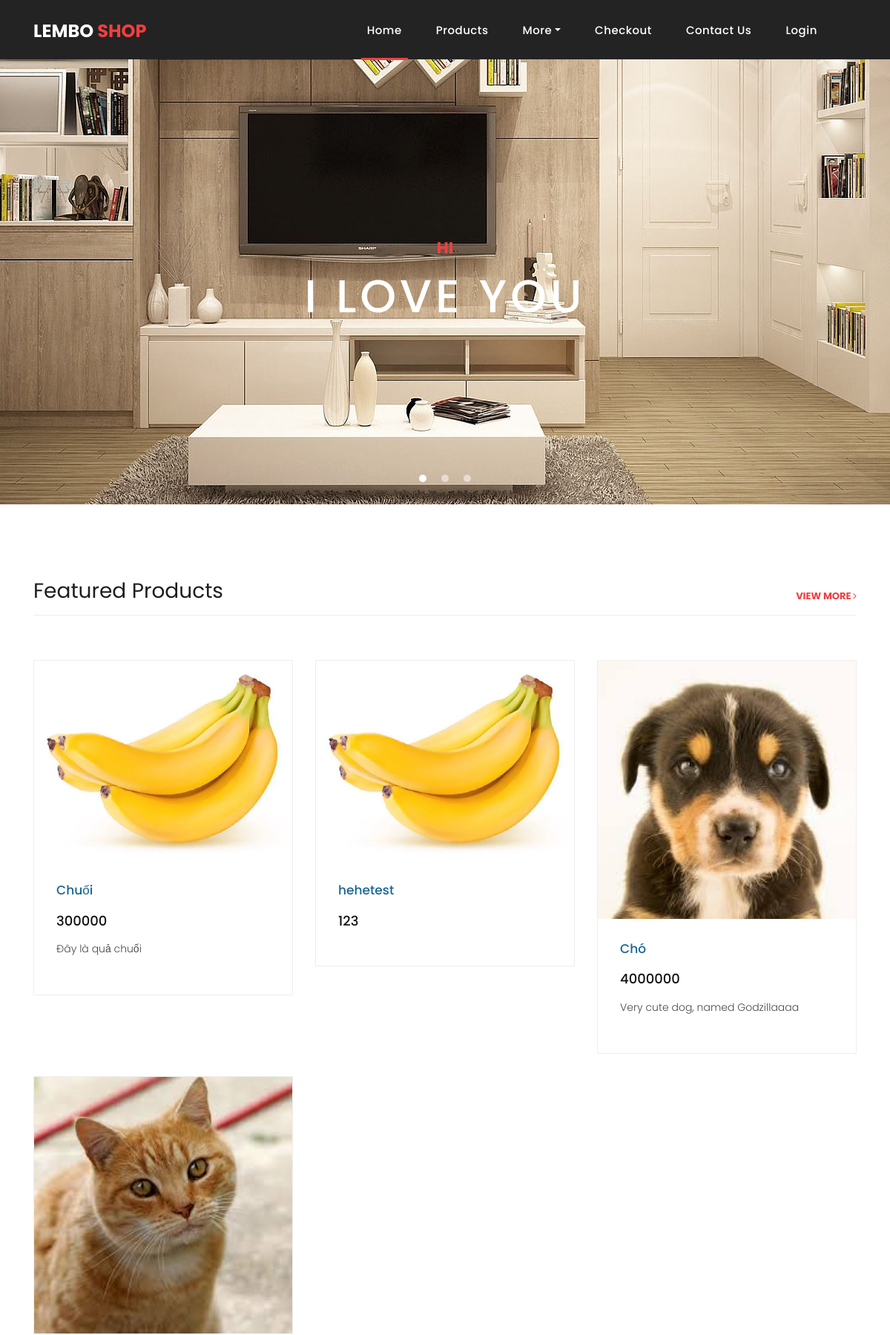
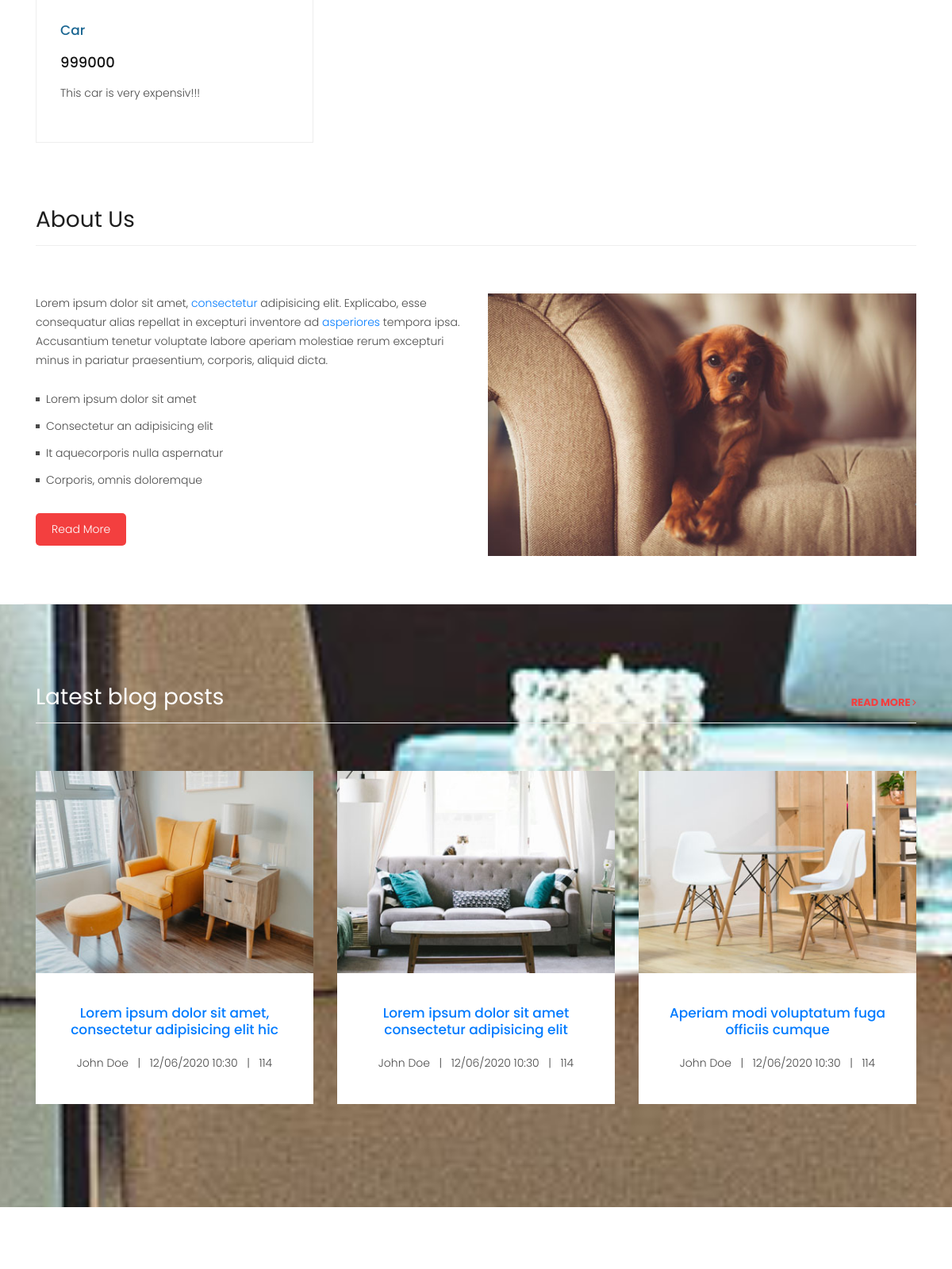
The page /user-end/shop.php (upper part) on the database its author committed (2 pictures, top to bottom).
### tables this page shows
CREATE TABLE `product` (
  `product_id` int(11) NOT NULL,
  `product_name` varchar(60) NOT NULL,
  `quantity` int(11) NOT NULL,
  `picture` varchar(60) NOT NULL,
  `category` varchar(60) NOT NULL,
  `date` date NOT NULL,
  `price` int(11) NOT NULL,
  `description` text NOT NULL
);

### controls.php (called while the page is built, shortened)
<?php
    include("connect.php");
    class tbl_product {
        public function select_all() {
            global $conn;
            $sql = "SELECT * FROM product";
            return mysqli_query($conn, $sql);
        }
    }

### user-end/shop.php (the view, shortened to what this page needs)
<!DOCTYPE html>
<html lang="en">
  <head>
    <link href="vendor/bootstrap/css/bootstrap.min.css" rel="stylesheet">
    <link rel="stylesheet" href="assets/css/fontawesome.css">
    <link rel="stylesheet" href="assets/css/style.css">
    <link rel="stylesheet" href="assets/css/owl.css">
  </head>
  <body>
    <header class="">
      <nav class="navbar navbar-expand-lg">
        <div class="container">
          <a class="navbar-brand" href="index.html"><h2>Lembo <em>Shop</em></h2></a>
          <div class="collapse navbar-collapse" id="navbarResponsive">
            <ul class="navbar-nav ml-auto">
                <li class="nav-item active">
                    <a class="nav-link" href="index.html">Home
                    </a>
                </li>
                <li class="nav-item"><a class="nav-link" href="products.html">Products</a></li>
                <li class="nav-item dropdown">
                    <a class="nav-link dropdown-toggle" data-toggle="dropdown" href="#" role="button" aria-haspopup="true" aria-expanded="false">More</a>
                </li>
                <li class="nav-item"><a class="nav-link" href="checkout.html">Checkout</a></li>
                <li class="nav-item"><a class="nav-link" href="contact.php">Contact Us</a></li>
                <li class="nav-item">
                  <?php
                    if(!empty($_SESSION["username"])) {
                      echo "<p style='color: white; margin: 0;'> Hello " . $_SESSION["username"] . "</p>";
                      echo "<a class='nav-link' href='logout.php'>Logout</a>";
                    } else {
                      echo "<a class='nav-link' href='login.php'>Login</a>";
                    }
                  ?>
                </li>
            </ul>
          </div>
        </div>
      </nav>
    </header>
    <div class="banner header-text">
      <div class="owl-banner owl-carousel">
        <div class="banner-item-01">
          <div class="text-content">
            <h4>HI</h4>
            <h2>I love you</h2>
          </div>
        </div>
      </div>
    </div>
    <div class="latest-products">
      <div class="container">
        <div class="row">
          <div class="col-md-12">
            <div class="section-heading">
              <h2>Featured Products</h2>
              <a href="products.html">view more <i class="fa fa-angle-right"></i></a>
            </div>
          </div>
          <?php
          include('../controls.php');
          $tbl_product = new tbl_product();
          $products = $tbl_product->select_all();
          foreach($products as $product) {
        ?>
                  <div class="col-md-4">
            <div class="product-item">
              <a href="product-details.php?id=<?php echo $product['product_id'] ?>"><img src="../UPLOAD/<?php echo  $product['picture'] ?>" alt=""></a>
              <div class="down-content">
                <a href="product-details.php?id=<?php echo $product['product_id'] ?>"><h4><?php echo $product['product_name'] ?></h4></a>
                <h6> <?php echo $product['price'] ?></h6>
                <p><?php echo $product['description'] ?></p>
              </div>
            </div>
          </div>
          <?php
          }
          ?>
        </div>
      </div>
    </div>
    <div class="best-features">
      <div class="container">
        <div class="row">
          <div class="col-md-12">
            <div class="section-heading">
              <h2>About Us</h2>
            </div>
          </div>
          <div class="col-md-6">
            <div class="left-content">
              <p>Lorem ipsum dolor sit amet, <a href="#">consectetur</a> adipisicing elit. Explicabo, esse consequatur alias repellat in excepturi inventore ad <a href="#">asperiores</a> tempora ipsa. Accusantium tenetur voluptate labore aperiam molestiae rerum excepturi minus in pariatur praesentium, corporis, aliquid dicta.</p>
              <ul class="featured-list">
                <li><a href="#">Lorem ipsum dolor sit amet</a></li>
                <li><a href="#">Consectetur an adipisicing elit</a></li>
                <li><a href="#">It aquecorporis nulla aspernatur</a></li>
                <li><a href="#">Corporis, omnis doloremque</a></li>
              </ul>
              <a href="about-us.html" class="filled-button">Read More</a>
            </div>
          </div>
          <div class="col-md-6">
            <div class="right-image">
              <img src="assets/images/about-1-570x350.jpg" alt="">
            </div>
          </div>
        </div>
      </div>
    </div>
    <div class="services" style="background-image: url(assets/images/other-image-fullscren-1-1920x900.jpg);" >
      <div class="container">
        <div class="row">
          <div class="col-md-12">
            <div class="section-heading">
              <h2>Latest blog posts</h2>
              <a href="blog.html">read more <i class="fa fa-angle-right"></i></a>
            </div>
          </div>
          <div class="col-lg-4 col-md-6">
            <div class="service-item">
              <a href="#" class="services-item-image"><img src="assets/images/blog-1-370x270.jpg" class="img-fluid" alt=""></a>
              <div class="down-content">
                <h4><a href="#">Lorem ipsum dolor sit amet, consectetur adipisicing elit hic</a></h4>
                <p style="margin: 0;"> John Doe &nbsp;&nbsp;|&nbsp;&nbsp; 12/06/2020 10:30 &nbsp;&nbsp;|&nbsp;&nbsp; 114</p>
              </div>
            </div>
          </div>
          <div class="col-lg-4 col-md-6">
            <div class="service-item">
              <a href="#" class="services-item-image"><img src="assets/images/blog-2-370x270.jpg" class="img-fluid" alt=""></a>
              <div class="down-content">
                <h4><a href="#">Lorem ipsum dolor sit amet consectetur adipisicing elit</a></h4>
                <p style="margin: 0;"> John Doe &nbsp;&nbsp;|&nbsp;&nbsp; 12/06/2020 10:30 &nbsp;&nbsp;|&nbsp;&nbsp; 114</p>
              </div>
            </div>
          </div>
          <div class="col-lg-4 col-md-6">
            <div class="service-item">
              <a href="#" class="services-item-image"><img src="assets/images/blog-3-370x270.jpg" class="img-fluid" alt=""></a>
              <div class="down-content">
                <h4><a href="#">Aperiam modi voluptatum fuga officiis cumque</a></h4>
                <p style="margin: 0;"> John Doe &nbsp;&nbsp;|&nbsp;&nbsp; 12/06/2020 10:30 &nbsp;&nbsp;|&nbsp;&nbsp; 114</p>
              </div>
            </div>
          </div>
        </div>
      </div>
    </div>
  </body>
</html>

### user-end/assets/css/style.css (style rules this page uses)
body { font-family: 'Poppins', sans-serif; overflow-x: hidden; text-rendering: optimizeLegibility; -webkit-font-smoothing: antialiased; -moz-osx-font-smoothing: grayscale; }
p { margin-bottom: 0px; font-size: 14px; font-weight: 300; color: #4a4a4a; line-height: 24px; }
a { text-decoration: none!important; }
ul { padding: 0; margin: 0; list-style: none; }
h1,h2,h3,h4,h5,h6 { margin: 0px; }
a.filled-button { background-color: #f33f3f; color: #fff; font-size: 14px; text-transform: capitalize; font-weight: 300; padding: 10px 20px; border-radius: 5px; display: inline-block; transition: all 0.3s; }
.section-heading { text-align: left; margin-bottom: 60px; border-bottom: 1px solid #eee; }
.section-heading h2 { font-size: 28px; font-weight: 400; color: #1e1e1e; margin-bottom: 15px; }
header { position: absolute; z-index: 99999; width: 100%; height: 80px; background-color: #232323; -webkit-transition: all 0.3s ease-in-out 0s; -moz-transition: all 0.3s ease-in-out 0s; -o-transition: all 0.3s ease-in-out 0s; transition: all 0.3s ease-in-out 0s; }
header .navbar { padding: 17px 0px; }
.navbar .navbar-brand { float: left; margin-top: -12px; outline: none; }
.navbar .navbar-brand h2 { color: #fff; text-transform: uppercase; font-size: 24px; font-weight: 700; -webkit-transition: all .3s ease 0s; -moz-transition: all .3s ease 0s; -o-transition: all .3s ease 0s; transition: all .3s ease 0s; }
.navbar .navbar-brand h2 em { font-style: normal; color: #f33f3f; }
#navbarResponsive { z-index: 999; }
.navbar-collapse { text-align: center; }
.navbar .navbar-nav .nav-item { margin: 0px 15px; }
.navbar .navbar-nav a.nav-link { text-transform: capitalize; font-size: 15px; font-weight: 500; letter-spacing: 0.5px; color: #fff; transition: all 0.5s; margin-top: 5px; }
.navbar .navbar-nav .nav-link:hover, .navbar .navbar-nav .active>.nav-link, .navbar .navbar-nav .nav-link.active, .navbar .navbar-nav .nav-link.show, .navbar .navbar-nav .show>.nav-link { color: #fff; padding-bottom: 25px; border-bottom: 3px solid #f33f3f; }
.banner { position: relative; text-align: center; padding-top: 80px; }
.banner-item-01 { padding: 300px 0px; background-image: url(../images/slider-image-1-1920x600.jpg); background-size: cover; background-repeat: no-repeat; background-position: center center; }
.banner .text-content { position: absolute; top: 50%; transform: translateY(-50%); text-align: center; width: 100%; }
.banner .text-content h4 { color: #f33f3f; font-size: 22px; text-transform: uppercase; font-weight: 700; margin-bottom: 15px; }
.banner .text-content h2 { color: #fff; font-size: 62px; text-transform: uppercase; letter-spacing: 5px; }
.latest-products { margin-top: 100px; }
.section-heading a { float: right; margin-top: -35px; text-transform: uppercase; font-size: 13px; font-weight: 700; color: #f33f3f; }
.product-item { border: 1px solid #eee; margin-bottom: 30px; }
.product-item .down-content { padding: 30px; position: relative; }
.product-item img { width: 100%; overflow: hidden; }
.product-item .down-content h4 { font-size: 17px; color: #1a6692; margin-bottom: 20px; }
.product-item .down-content h6 { font-size: 18px; margin-bottom: 15px; color: #121212; }
.product-item .down-content p { margin-bottom: 20px; }
.best-features { margin-top: 50px; }
.best-features .container .row { border-bottom: 1px solid #eee; padding-bottom: 60px; }
.best-features img { width: 100%; overflow: hidden; }
.best-features ul.featured-list li { display: block; margin-bottom: 10px; }
.best-features p { margin-bottom: 25px; }
.best-features ul.featured-list li a { font-size: 14px; color: #4a4a4a; font-weight: 300; transition: all .3s; position: relative; padding-left: 13px; }
.best-features ul.featured-list li a:before { content: ''; width: 5px; height: 5px; display: inline-block; background-color: #4a4a4a; position: absolute; left: 0; transition: all .3s; top: 8px; }
.best-features .filled-button { margin-top: 20px; }
.services { background-position: center center; background-repeat: no-repeat; background-size: cover; background-attachment: fixed; padding: 100px 0px; }
.services .section-heading h2 { color: #fff; }
.service-item { text-align: center; margin-bottom: 30px; }
.service-item .down-content { background-color: #fff; padding: 40px 30px; }
.service-item .down-content h4 { font-size: 17px; color: #1a6692; margin-bottom: 20px; }
.service-item .down-content p { margin-bottom: 25px; }
.services-item-image { display: block; }

### rows shown on the page
product: picture (picture), product_name "Chuối", price "300000", description "Đây là quả chuối"
product: picture (picture), product_name "hehetest", price "123"
product: picture (picture), product_name "Chó", price "4000000", description "Very cute dog, named Godzillaaaa"
product: picture (picture), product_name "Car", price "999000", description "This car is very expensiv!!!"
